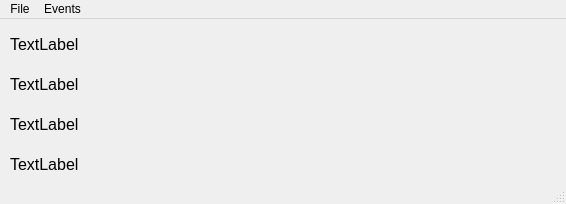
<?xml version="1.0" encoding="UTF-8"?>
<ui version="4.0">
 <class>MainWindow</class>
 <widget class="QMainWindow" name="MainWindow">
  <property name="geometry">
   <rect>
    <x>0</x>
    <y>0</y>
    <width>566</width>
    <height>204</height>
   </rect>
  </property>
  <property name="windowTitle">
   <string>Countdown Timer</string>
  </property>
  <widget class="QWidget" name="centralWidget">
   <widget class="QLabel" name="labelHighest">
    <property name="geometry">
     <rect>
      <x>10</x>
      <y>10</y>
      <width>541</width>
      <height>31</height>
     </rect>
    </property>
    <property name="font">
     <font>
      <family>Arial</family>
      <pointsize>12</pointsize>
      <weight>50</weight>
      <bold>false</bold>
     </font>
    </property>
    <property name="text">
     <string>TextLabel</string>
    </property>
   </widget>
   <widget class="QLabel" name="labelMiddle">
    <property name="geometry">
     <rect>
      <x>10</x>
      <y>90</y>
      <width>541</width>
      <height>31</height>
     </rect>
    </property>
    <property name="font">
     <font>
      <family>Arial</family>
      <pointsize>12</pointsize>
     </font>
    </property>
    <property name="text">
     <string>TextLabel</string>
    </property>
   </widget>
   <widget class="QLabel" name="labelUpper">
    <property name="geometry">
     <rect>
      <x>10</x>
      <y>50</y>
      <width>541</width>
      <height>31</height>
     </rect>
    </property>
    <property name="font">
     <font>
      <family>Arial</family>
      <pointsize>12</pointsize>
     </font>
    </property>
    <property name="text">
     <string>TextLabel</string>
    </property>
   </widget>
   <widget class="QLabel" name="labelLower">
    <property name="geometry">
     <rect>
      <x>10</x>
      <y>130</y>
      <width>541</width>
      <height>31</height>
     </rect>
    </property>
    <property name="font">
     <font>
      <family>Arial</family>
      <pointsize>12</pointsize>
     </font>
    </property>
    <property name="text">
     <string>TextLabel</string>
    </property>
   </widget>
  </widget>
  <widget class="QMenuBar" name="menuBar">
   <property name="geometry">
    <rect>
     <x>0</x>
     <y>0</y>
     <width>566</width>
     <height>27</height>
    </rect>
   </property>
   <widget class="QMenu" name="menuFile">
    <property name="title">
     <string>File</string>
    </property>
    <addaction name="actionExit"/>
   </widget>
   <widget class="QMenu" name="menuEvents">
    <property name="title">
     <string>Events</string>
    </property>
   </widget>
   <addaction name="menuFile"/>
   <addaction name="menuEvents"/>
  </widget>
  <widget class="QStatusBar" name="statusBar"/>
  <action name="actionExit">
   <property name="text">
    <string>Exit</string>
   </property>
  </action>
 </widget>
 <layoutdefault spacing="6" margin="11"/>
 <resources/>
 <connections>
  <connection>
   <sender>actionExit</sender>
   <signal>activated()</signal>
   <receiver>MainWindow</receiver>
   <slot>close()</slot>
   <hints>
    <hint type="sourcelabel">
     <x>-1</x>
     <y>-1</y>
    </hint>
    <hint type="destinationlabel">
     <x>236</x>
     <y>168</y>
    </hint>
   </hints>
  </connection>
 </connections>
</ui>
